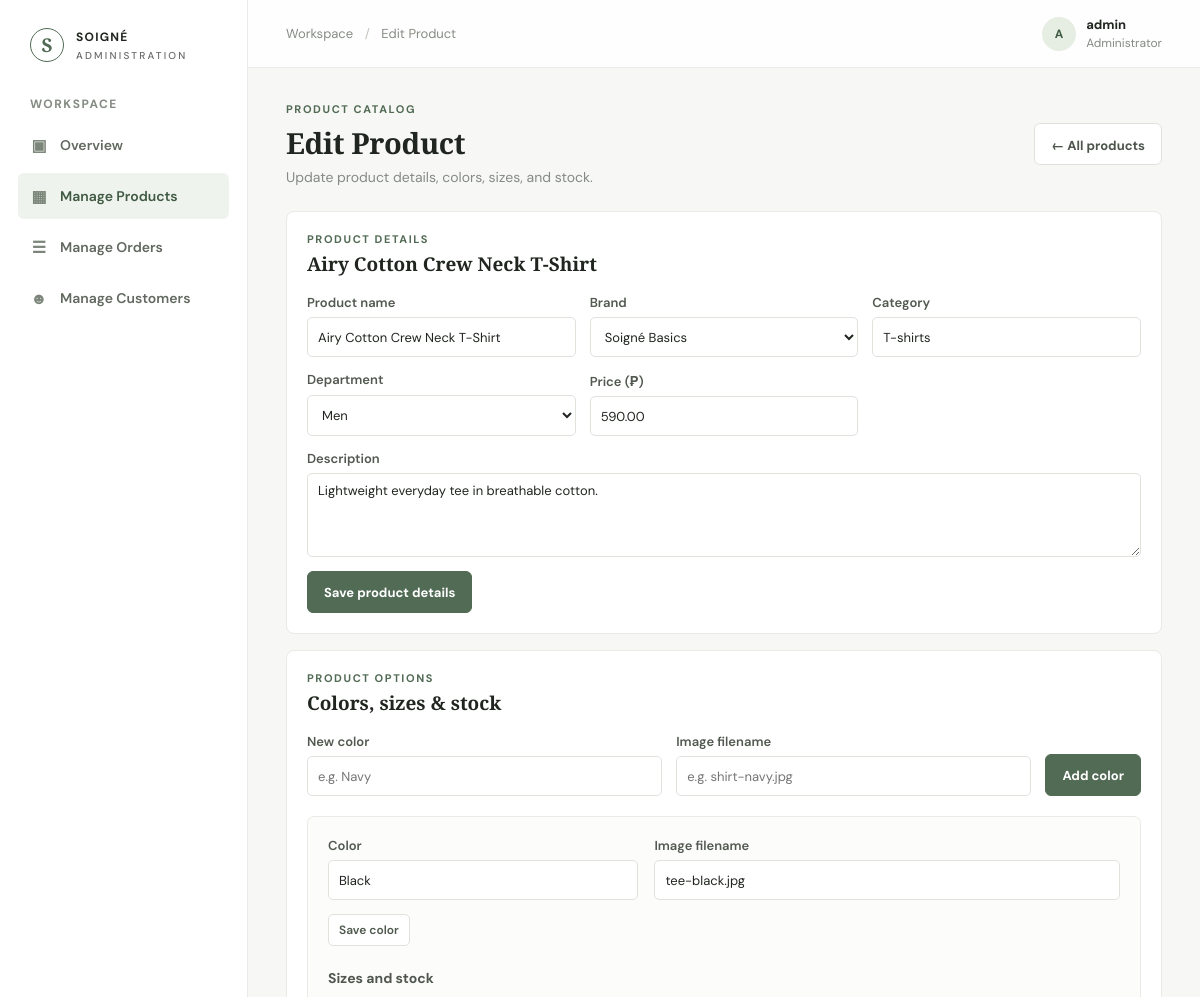
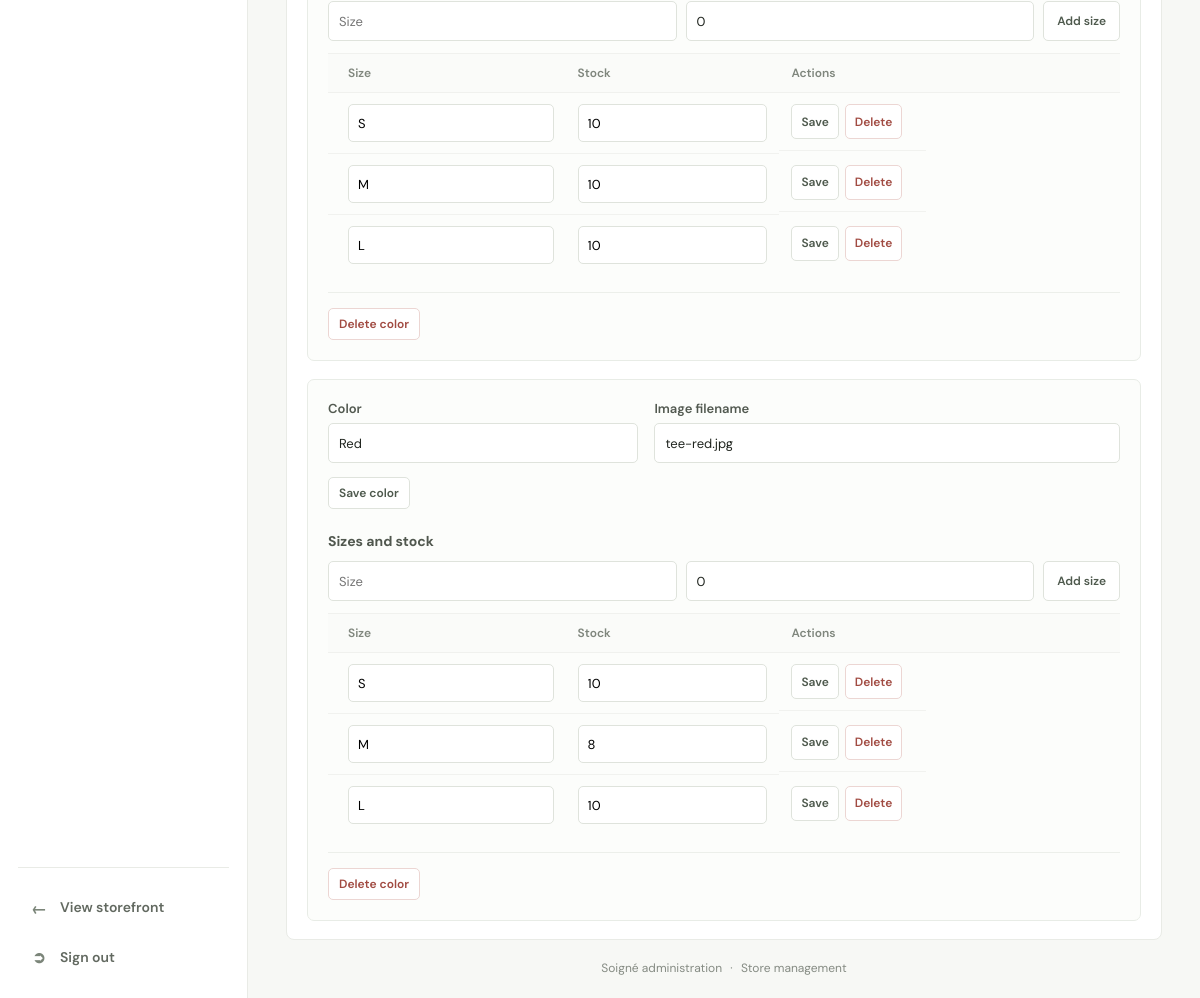
/admin/manage-products/edit.php?id=1 (signed in), run on an earlier commit of the app's database (2 pictures, top to bottom).
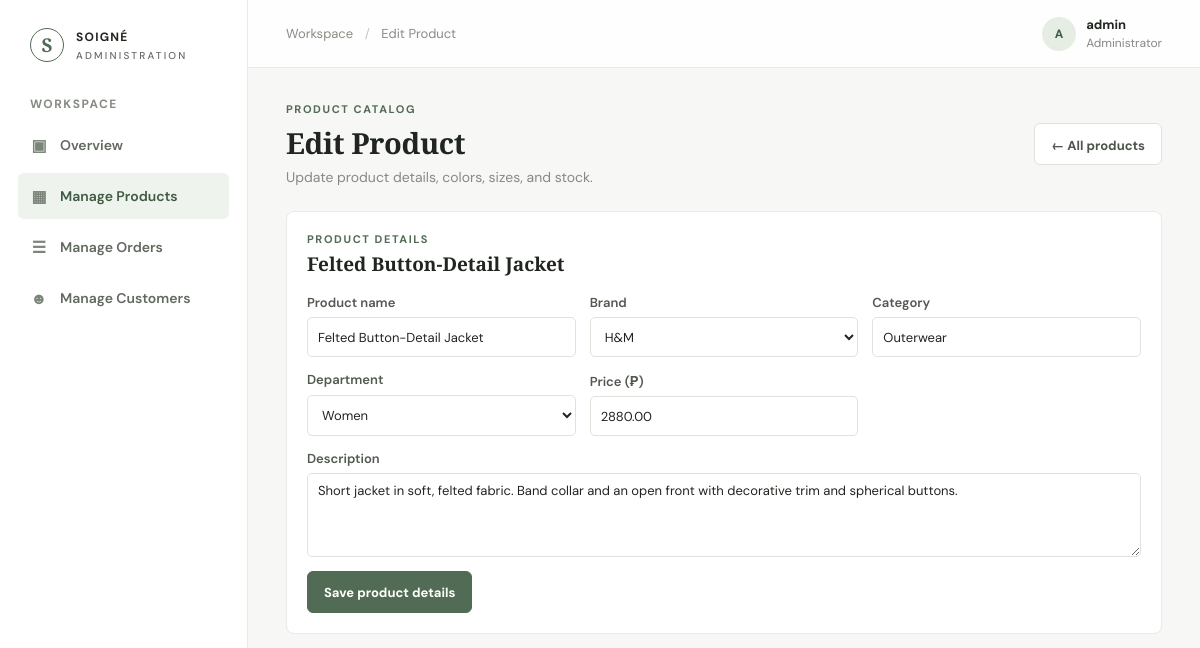
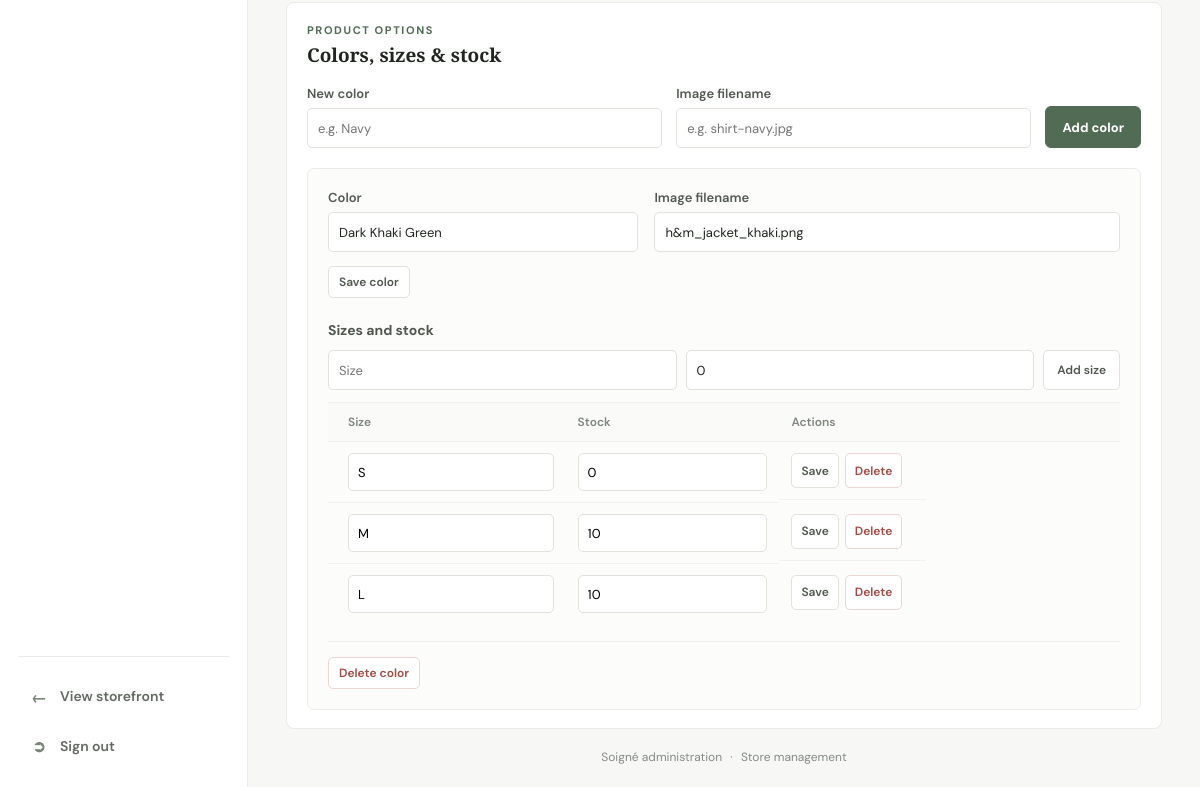
And on a later commit of the database (2 pictures, top to bottom).
### tables this page shows
CREATE TABLE products (
  product_id  INT AUTO_INCREMENT PRIMARY KEY,
  supplier_id INT NOT NULL,
  name        VARCHAR(150)  NOT NULL,
  category    VARCHAR(50),
  department  ENUM('men','women','kids') NOT NULL DEFAULT 'men',
  price       DECIMAL(10,2) NOT NULL,
  description TEXT,
  created_at  DATETIME DEFAULT CURRENT_TIMESTAMP,
  INDEX idx_department (department),
  FOREIGN KEY (supplier_id) REFERENCES suppliers(supplier_id)
);

CREATE TABLE suppliers (
  supplier_id INT AUTO_INCREMENT PRIMARY KEY,
  name        VARCHAR(120) NOT NULL UNIQUE,
  image       VARCHAR(255) NULL
);

CREATE TABLE product_variants (
  variant_id       INT AUTO_INCREMENT PRIMARY KEY,
  product_color_id INT         NOT NULL,
  size             VARCHAR(20) NOT NULL,
  stock            INT         NOT NULL DEFAULT 0,
  FOREIGN KEY (product_color_id) REFERENCES product_colors(product_color_id),
  UNIQUE KEY uniq_variant (product_color_id, size)
);

### admin/includes/bootstrap.php (called while the page is built, shortened)
<?php
function admin_escape($value): string
{
    return htmlspecialchars((string)$value, ENT_QUOTES, 'UTF-8');
}

### admin/manage-products/edit.php (the view, shortened to what the changed rows need)
<?php
require_once __DIR__ . '/../includes/bootstrap.php';
$product_id = filter_var($_GET['id'] ?? null, FILTER_VALIDATE_INT);
$product_stmt = mysqli_prepare($conn,
    "SELECT p.*, s.name AS supplier_name
     FROM products p
     JOIN suppliers s ON s.supplier_id = p.supplier_id
     WHERE p.product_id = ?"
);
mysqli_stmt_bind_param($product_stmt, 'i', $product_id);
mysqli_stmt_execute($product_stmt);
$product = mysqli_fetch_assoc(mysqli_stmt_get_result($product_stmt));
$suppliers = mysqli_fetch_all(mysqli_query($conn, "SELECT supplier_id, name FROM suppliers ORDER BY name"), MYSQLI_ASSOC);
$colors_stmt = mysqli_prepare($conn,
    "SELECT pc.product_color_id, pc.color, pc.image, v.variant_id, v.size, v.stock
     FROM product_colors pc
     LEFT JOIN product_variants v ON v.product_color_id = pc.product_color_id
     WHERE pc.product_id = ?
     ORDER BY pc.product_color_id, v.variant_id"
);
mysqli_stmt_bind_param($colors_stmt, 'i', $product_id);
mysqli_stmt_execute($colors_stmt);
$color_rows = mysqli_fetch_all(mysqli_stmt_get_result($colors_stmt), MYSQLI_ASSOC);
$colors = [];
foreach ($color_rows as $row) {
    $color_id = (int)$row['product_color_id'];
    if (!isset($colors[$color_id])) {
        $colors[$color_id] = ['product_color_id' => $color_id, 'color' => $row['color'], 'image' => $row['image'], 'variants' => []];
    }
    if ($row['variant_id'] !== null) {
        $colors[$color_id]['variants'][] = ['variant_id' => (int)$row['variant_id'], 'size' => $row['size'], 'stock' => (int)$row['stock']];
    }
}
include __DIR__ . '/../includes/header.php';
?>
<section class="admin-page-heading">
  <div><p class="admin-eyebrow">PRODUCT CATALOG</p><h1>Edit Product</h1><p>Update product details, colors, sizes, and stock.</p></div>
</section>
<section class="manage-panel">
  <div class="manage-panel-heading"><div><p class="admin-eyebrow">PRODUCT DETAILS</p><h2><?php echo admin_escape($product['name']); ?></h2></div></div>
  <form method="post" class="manage-form manage-product-create">
    <label>Product name<input name="name" maxlength="150" required value="<?php echo admin_escape($_POST['name'] ?? $product['name']); ?>"></label>
    <label>Brand<select name="supplier_id" required><?php foreach ($suppliers as $supplier) { ?><option value="<?php echo (int)$supplier['supplier_id']; ?>" <?php echo (int)$supplier['supplier_id'] === (int)$product['supplier_id'] ? 'selected' : ''; ?>><?php echo admin_escape($supplier['name']); ?></option><?php } ?></select></label>
    <label>Category<input name="category" maxlength="50" value="<?php echo admin_escape($_POST['category'] ?? $product['category']); ?>"></label>
    <label>Department<select name="department"><?php foreach (['men' => 'Men', 'women' => 'Women', 'kids' => 'Kids'] as $key => $label) { ?><option value="<?php echo $key; ?>" <?php echo $product['department'] === $key ? 'selected' : ''; ?>><?php echo $label; ?></option><?php } ?></select></label>
    <label>Price (₱)<input type="number" name="price" min="0" max="99999999.99" step="0.01" required value="<?php echo admin_escape($_POST['price'] ?? $product['price']); ?>"></label>
    <label class="manage-form-wide">Description<textarea name="description" rows="3"><?php echo admin_escape($_POST['description'] ?? $product['description']); ?></textarea></label>
  </form>
</section>
<section class="manage-panel manage-list-panel">
  <div class="manage-panel-heading"><div><p class="admin-eyebrow">PRODUCT OPTIONS</p><h2>Colors, sizes &amp; stock</h2></div></div>
  <?php foreach ($colors as $color) { ?>
    <div class="manage-color-block">
      <form method="post" class="manage-form manage-color-edit">
        <label>Color<input name="color" maxlength="80" required value="<?php echo admin_escape($color['color']); ?>"></label>
        <label>Image filename<input name="image" maxlength="255" value="<?php echo admin_escape($color['image']); ?>"></label>
        <div class="manage-row-actions"><button class="manage-small-button" type="submit">Save color</button></div>
      </form>
      <div class="manage-variant-heading"><strong>Sizes and stock</strong>
        <form method="post" class="manage-inline-form">
          <input name="size" maxlength="20" required placeholder="Size" aria-label="New size">
          <input type="number" name="stock" min="0" required value="0" aria-label="Starting stock">
          <button class="manage-small-button" type="submit">Add size</button>
        </form>
      </div>
      <?php if ($color['variants']) { ?>
        <div class="admin-table-wrap"><table class="admin-table manage-variant-table">
          <thead><tr><th>Size</th><th>Stock</th><th>Actions</th></tr></thead>
          <tbody><?php foreach ($color['variants'] as $variant) { $variant_form_id = 'update-variant-' . $variant['variant_id']; ?>
            <tr>
              <td>
                <input form="<?php echo $variant_form_id; ?>" name="size" maxlength="20" required value="<?php echo admin_escape($variant['size']); ?>" aria-label="Size">
              </td>
              <td><input form="<?php echo $variant_form_id; ?>" type="number" name="stock" min="0" required value="<?php echo $variant['stock']; ?>" aria-label="Stock"></td>
              <td><button form="<?php echo $variant_form_id; ?>" class="manage-small-button" type="submit">Save</button>
                <form method="post" class="manage-inline-form" onsubmit="return confirm('Delete this size variant? Variants with cart, order, or restock history cannot be deleted.');">
                  <button class="manage-small-button is-danger" type="submit">Delete</button>
                </form>
              </td>
            </tr>
          <?php } ?></tbody>
        </table></div>
      <?php } else { ?><p class="manage-empty">No sizes added for this color.</p><?php } ?>
      <form method="post" class="manage-delete-color" onsubmit="return confirm('Delete this color and its unused sizes?');">
        <button class="manage-small-button is-danger" type="submit">Delete color</button>
      </form>
    </div>
  <?php } ?>
</section>
<?php include __DIR__ . '/../includes/footer.php'; ?>

What changed in the data, as far as the page shows it:
removed product_variants: size "S", stock "10"
removed product_variants: size "M", stock "8"
changed products: name "Airy Cotton Crew Neck T-Shirt" → "Felted Button-Detail Jacket"; supplier_id "Soigné Basics" → "H&M"; category "T-shirts" → "Outerwear"; department "Men" → "Women"; price "590.00" → "2880.00"; description "Lightweight everyday tee in breathable cotton." → "Short jacket in soft, felted fabric. Band collar and an open front with decorative trim and spherical buttons."
changed product_variants (number 1 of 3 on the later page): stock "10" → "0"
Also different on the page:
form field color: "Black" → "Dark Khaki Green"
form field image: "tee-black.jpg" → "h&m_jacket_khaki.png"
list line gone: "Color Red Image filename tee-red.jpg Save color Sizes and stock  0 Add size Size Stock Actions L 10 Save Delete Delete color"
